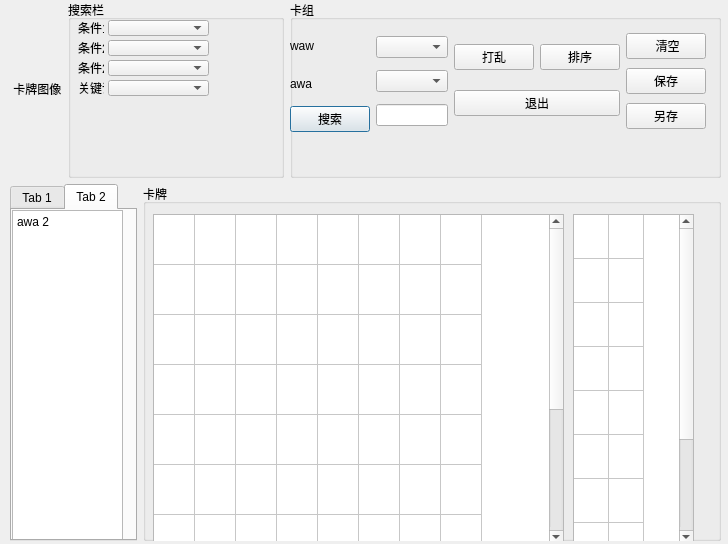
<?xml version="1.0" encoding="UTF-8"?>
<ui version="4.0">
 <class>cardbank_configuration</class>
 <widget class="QDialog" name="cardbank_configuration">
  <property name="geometry">
   <rect>
    <x>0</x>
    <y>0</y>
    <width>728</width>
    <height>544</height>
   </rect>
  </property>
  <property name="windowTitle">
   <string>Dialog</string>
  </property>
  <widget class="QWidget" name="layoutWidget">
   <property name="geometry">
    <rect>
     <x>10</x>
     <y>0</y>
     <width>711</width>
     <height>541</height>
    </rect>
   </property>
   <layout class="QVBoxLayout" name="verticalLayout_5" stretch="2,4">
    <item>
     <layout class="QHBoxLayout" name="horizontalLayout_3" stretch="0,1,2">
      <item>
       <widget class="QLabel" name="label">
        <property name="text">
         <string> 卡牌图像</string>
        </property>
       </widget>
      </item>
      <item>
       <widget class="QGroupBox" name="groupBox">
        <property name="title">
         <string>搜索栏</string>
        </property>
        <widget class="QLabel" name="label_3">
         <property name="geometry">
          <rect>
           <x>10</x>
           <y>20</y>
           <width>26</width>
           <height>16</height>
          </rect>
         </property>
         <property name="text">
          <string>条件1:</string>
         </property>
        </widget>
        <widget class="QComboBox" name="comboBox_2">
         <property name="geometry">
          <rect>
           <x>40</x>
           <y>20</y>
           <width>101</width>
           <height>16</height>
          </rect>
         </property>
        </widget>
        <widget class="QLabel" name="label_6">
         <property name="geometry">
          <rect>
           <x>10</x>
           <y>40</y>
           <width>26</width>
           <height>16</height>
          </rect>
         </property>
         <property name="text">
          <string>条件2:</string>
         </property>
        </widget>
        <widget class="QComboBox" name="comboBox_4">
         <property name="geometry">
          <rect>
           <x>40</x>
           <y>40</y>
           <width>101</width>
           <height>16</height>
          </rect>
         </property>
        </widget>
        <widget class="QComboBox" name="comboBox_7">
         <property name="geometry">
          <rect>
           <x>40</x>
           <y>60</y>
           <width>101</width>
           <height>16</height>
          </rect>
         </property>
        </widget>
        <widget class="QComboBox" name="comboBox_8">
         <property name="geometry">
          <rect>
           <x>40</x>
           <y>80</y>
           <width>101</width>
           <height>16</height>
          </rect>
         </property>
        </widget>
        <widget class="QLabel" name="label_10">
         <property name="geometry">
          <rect>
           <x>10</x>
           <y>60</y>
           <width>26</width>
           <height>16</height>
          </rect>
         </property>
         <property name="text">
          <string>条件2:</string>
         </property>
        </widget>
        <widget class="QLabel" name="label_11">
         <property name="geometry">
          <rect>
           <x>10</x>
           <y>80</y>
           <width>26</width>
           <height>16</height>
          </rect>
         </property>
         <property name="text">
          <string>关键词</string>
         </property>
        </widget>
       </widget>
      </item>
      <item>
       <widget class="QGroupBox" name="groupBox_2">
        <property name="title">
         <string>卡组</string>
        </property>
        <widget class="QWidget" name="layoutWidget">
         <property name="geometry">
          <rect>
           <x>0</x>
           <y>30</y>
           <width>416</width>
           <height>102</height>
          </rect>
         </property>
         <layout class="QHBoxLayout" name="horizontalLayout_2">
          <item>
           <layout class="QVBoxLayout" name="verticalLayout_2">
            <item>
             <widget class="QLabel" name="label_8">
              <property name="text">
               <string>waw     </string>
              </property>
             </widget>
            </item>
            <item>
             <widget class="QLabel" name="label_7">
              <property name="text">
               <string>awa</string>
              </property>
             </widget>
            </item>
            <item>
             <widget class="QPushButton" name="pushButton_4">
              <property name="text">
               <string>搜索</string>
              </property>
             </widget>
            </item>
           </layout>
          </item>
          <item>
           <layout class="QVBoxLayout" name="verticalLayout_3">
            <item>
             <widget class="QComboBox" name="comboBox_5"/>
            </item>
            <item>
             <widget class="QComboBox" name="comboBox_6"/>
            </item>
            <item>
             <widget class="QLineEdit" name="lineEdit_2"/>
            </item>
           </layout>
          </item>
          <item>
           <layout class="QVBoxLayout" name="verticalLayout">
            <item>
             <layout class="QHBoxLayout" name="horizontalLayout">
              <item>
               <widget class="QPushButton" name="pushButton_6">
                <property name="text">
                 <string>打乱</string>
                </property>
               </widget>
              </item>
              <item>
               <widget class="QPushButton" name="pushButton_7">
                <property name="text">
                 <string>排序</string>
                </property>
               </widget>
              </item>
             </layout>
            </item>
            <item>
             <widget class="QPushButton" name="pushButton_2">
              <property name="text">
               <string>退出</string>
              </property>
             </widget>
            </item>
           </layout>
          </item>
          <item>
           <layout class="QVBoxLayout" name="verticalLayout_4">
            <item>
             <widget class="QPushButton" name="pushButton_5">
              <property name="text">
               <string> 清空</string>
              </property>
             </widget>
            </item>
            <item>
             <widget class="QPushButton" name="pushButton_3">
              <property name="text">
               <string>保存</string>
              </property>
             </widget>
            </item>
            <item>
             <widget class="QPushButton" name="pushButton">
              <property name="text">
               <string>另存</string>
              </property>
             </widget>
            </item>
           </layout>
          </item>
         </layout>
        </widget>
       </widget>
      </item>
     </layout>
    </item>
    <item>
     <layout class="QHBoxLayout" name="horizontalLayout_4" stretch="1,5">
      <item>
       <widget class="QTabWidget" name="tabWidget">
        <property name="currentIndex">
         <number>1</number>
        </property>
        <widget class="QWidget" name="tab">
         <attribute name="title">
          <string>Tab 1</string>
         </attribute>
         <widget class="QTextBrowser" name="textBrowser">
          <property name="geometry">
           <rect>
            <x>0</x>
            <y>0</y>
            <width>141</width>
            <height>291</height>
           </rect>
          </property>
          <property name="html">
           <string>&lt;!DOCTYPE HTML PUBLIC &quot;-//W3C//DTD HTML 4.0//EN&quot; &quot;http://www.w3.org/TR/REC-html40/strict.dtd&quot;&gt;
&lt;html&gt;&lt;head&gt;&lt;meta name=&quot;qrichtext&quot; content=&quot;1&quot; /&gt;&lt;meta charset=&quot;utf-8&quot; /&gt;&lt;style type=&quot;text/css&quot;&gt;
p, li { white-space: pre-wrap; }
hr { height: 1px; border-width: 0; }
li.unchecked::marker { content: &quot;\2610&quot;; }
li.checked::marker { content: &quot;\2612&quot;; }
&lt;/style&gt;&lt;/head&gt;&lt;body style=&quot; font-family:'.AppleSystemUIFont'; font-size:13pt; font-weight:400; font-style:normal;&quot;&gt;
&lt;p style=&quot; margin-top:0px; margin-bottom:0px; margin-left:0px; margin-right:0px; -qt-block-indent:0; text-indent:0px;&quot;&gt;&lt;span style=&quot; font-family:'SimSun'; font-size:9pt;&quot;&gt;awa 1&lt;/span&gt;&lt;/p&gt;&lt;/body&gt;&lt;/html&gt;</string>
          </property>
         </widget>
        </widget>
        <widget class="QWidget" name="tab_2">
         <attribute name="title">
          <string>Tab 2</string>
         </attribute>
         <widget class="QTextBrowser" name="textBrowser_2">
          <property name="geometry">
           <rect>
            <x>0</x>
            <y>0</y>
            <width>111</width>
            <height>331</height>
           </rect>
          </property>
          <property name="html">
           <string>&lt;!DOCTYPE HTML PUBLIC &quot;-//W3C//DTD HTML 4.0//EN&quot; &quot;http://www.w3.org/TR/REC-html40/strict.dtd&quot;&gt;
&lt;html&gt;&lt;head&gt;&lt;meta name=&quot;qrichtext&quot; content=&quot;1&quot; /&gt;&lt;meta charset=&quot;utf-8&quot; /&gt;&lt;style type=&quot;text/css&quot;&gt;
p, li { white-space: pre-wrap; }
hr { height: 1px; border-width: 0; }
li.unchecked::marker { content: &quot;\2610&quot;; }
li.checked::marker { content: &quot;\2612&quot;; }
&lt;/style&gt;&lt;/head&gt;&lt;body style=&quot; font-family:'.AppleSystemUIFont'; font-size:13pt; font-weight:400; font-style:normal;&quot;&gt;
&lt;p style=&quot; margin-top:0px; margin-bottom:0px; margin-left:0px; margin-right:0px; -qt-block-indent:0; text-indent:0px;&quot;&gt;&lt;span style=&quot; font-family:'SimSun'; font-size:9pt;&quot;&gt;awa 2&lt;/span&gt;&lt;/p&gt;&lt;/body&gt;&lt;/html&gt;</string>
          </property>
         </widget>
        </widget>
       </widget>
      </item>
      <item>
       <widget class="QGroupBox" name="groupBox_3">
        <property name="title">
         <string>卡牌</string>
        </property>
        <widget class="QTableWidget" name="tableWidget_8">
         <property name="geometry">
          <rect>
           <x>430</x>
           <y>30</y>
           <width>121</width>
           <height>331</height>
          </rect>
         </property>
         <property name="sizePolicy">
          <sizepolicy hsizetype="Preferred" vsizetype="Expanding">
           <horstretch>0</horstretch>
           <verstretch>0</verstretch>
          </sizepolicy>
         </property>
         <property name="rowCount">
          <number>10</number>
         </property>
         <property name="columnCount">
          <number>2</number>
         </property>
         <attribute name="horizontalHeaderVisible">
          <bool>false</bool>
         </attribute>
         <attribute name="horizontalHeaderMinimumSectionSize">
          <number>19</number>
         </attribute>
         <attribute name="horizontalHeaderDefaultSectionSize">
          <number>35</number>
         </attribute>
         <attribute name="horizontalHeaderHighlightSections">
          <bool>true</bool>
         </attribute>
         <attribute name="verticalHeaderVisible">
          <bool>false</bool>
         </attribute>
         <attribute name="verticalHeaderDefaultSectionSize">
          <number>44</number>
         </attribute>
         <attribute name="verticalHeaderHighlightSections">
          <bool>true</bool>
         </attribute>
         <row/>
         <row/>
         <row/>
         <row/>
         <row/>
         <row/>
         <row/>
         <row/>
         <row/>
         <row/>
         <column/>
         <column/>
        </widget>
        <widget class="QTableWidget" name="tableWidget">
         <property name="geometry">
          <rect>
           <x>10</x>
           <y>30</y>
           <width>411</width>
           <height>331</height>
          </rect>
         </property>
         <property name="rowCount">
          <number>10</number>
         </property>
         <property name="columnCount">
          <number>8</number>
         </property>
         <attribute name="horizontalHeaderVisible">
          <bool>false</bool>
         </attribute>
         <attribute name="horizontalHeaderDefaultSectionSize">
          <number>41</number>
         </attribute>
         <attribute name="verticalHeaderVisible">
          <bool>false</bool>
         </attribute>
         <attribute name="verticalHeaderDefaultSectionSize">
          <number>50</number>
         </attribute>
         <row/>
         <row/>
         <row/>
         <row/>
         <row/>
         <row/>
         <row/>
         <row/>
         <row/>
         <row/>
         <column/>
         <column/>
         <column/>
         <column/>
         <column/>
         <column/>
         <column/>
         <column/>
        </widget>
       </widget>
      </item>
     </layout>
    </item>
   </layout>
  </widget>
 </widget>
 <resources/>
 <connections/>
</ui>
